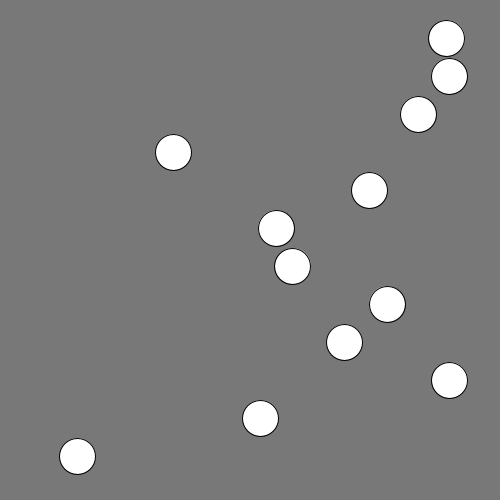
Frame 1 (no input)
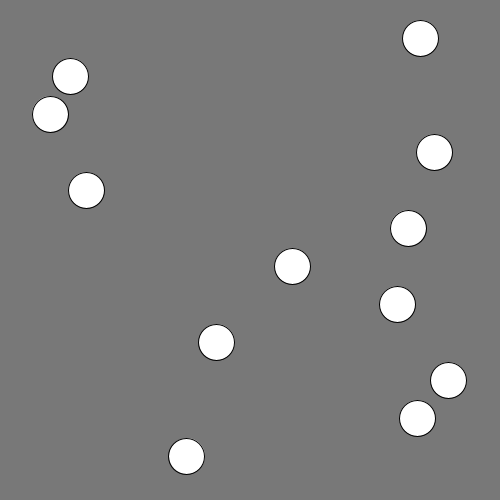
Frame 60 (the mouse pressed at the canvas centre just before this capture)
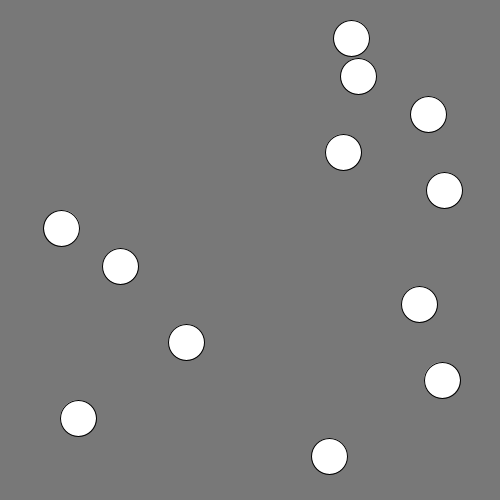
Frame 120 (the mouse held since frame 60 and released just before this capture)

The Processing sketch that drew these frames (run headless with seeded random() and noise(); from frame 60 on, the mouse is pressed at the canvas centre):

// Processing sketch: processing_151377
// ── processing_151377.pde

/*
 * Creative Coding
 * Week 3, 02 - array with sin()
 * by Indae Hwang and Jon McCormack
 * Edited by Animoottori
 * Copyright (c) 2014 Monash University
 *
 * This program demonstrates the use of arrays.
 * It creates three arrays that store the y-position, speed and phase of some oscillating circles.
 * You can change the number of circles by changing the value of num in setup()
 * You can change the background colour by holding the left mouse button and dragging.
 * 
 */

int     num;    // the number of items in the array (# of circles)
int     rad;    // Radius of circle - Added to code
float[] y;      // y-position of each circle (fixed)
float[] speed;  // speed of each circle
float[] phase;  // phase of each circle
int[]   brake;  // distance for stopped circle - Added to code

float red = 120;
float green = 120;
float blue = 120;

void setup() {
  size(500, 500);

  num = 12;
  rad = 36;    // Circle size - Added to code

  // allocate space for each array
  y = new float[num];
  speed = new float[num];
  phase = new float[num]; 
  brake = new int[num]; // Offset from original position - Added to code

  // calculate the gap in y based on the number of circles
  float gap = height / (num + 1);

  //setup an initial value for each item in the array
  for (int i=0; i<num; i++) {
    y[i] = gap * (i + 1);      // y is constant for each so can be calculated once
    speed[i] = random(10);
    phase[i] = random(TWO_PI);
    brake[i] = 0; // Offset 0 - Added to code
  }
}


void draw() {
  background(red, green, blue);

  for (int i=0; i<num; i++) {
    // calculate the x-position of each ball based on the speed, phase and current frame
    if (speed[i]<0) brake[i]++; // Add offset when speed negative - Added to code
    float x = width/2 + sin(radians((frameCount-brake[i])*abs(speed[i]) ) + phase[i])* 200;
    ellipse(x, y[i], rad, rad);
  }
}


void mouseClicked() {
  for (int u = 0; u < num;u++){
    // Check if mouse pointer hits circle
    if (dist(mouseX,mouseY,width/2 + sin(radians((frameCount-brake[u])*abs(speed[u]) ) + phase[u])* 200,y[u]) <= rad/2) {
      speed[u] *= -1;    // Negate speed to indicate when a circle has been clicked
      break;
    }
  }
}

// change the background colour if the mouse is dragged
void mouseDragged() {
  red = map(mouseX, 0, width, 0, 255);
  green = map(mouseY, 0, height, 0, 255);
  blue = map(mouseX+mouseY, 0, width+height, 255, 0);
}
